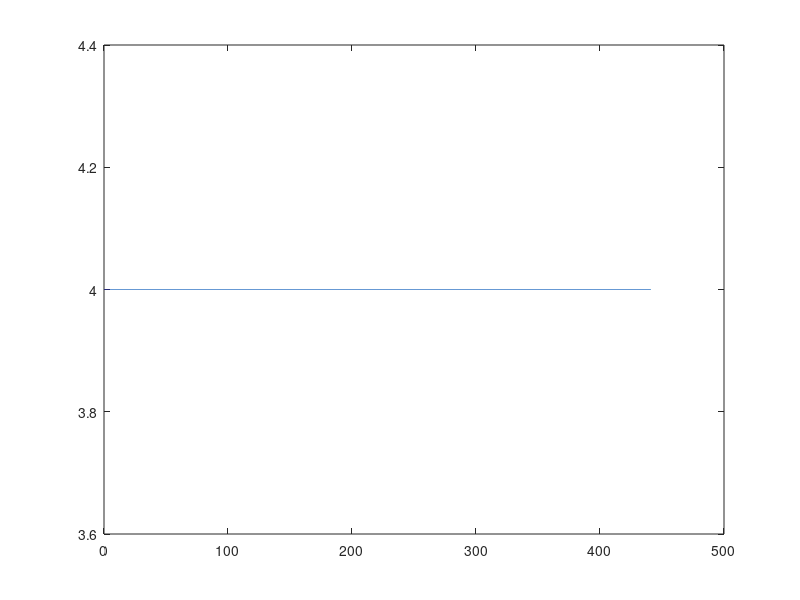

This figure's MATLAB source: (Note: this script raises an error after producing the figure.)
close all;
Fs=44100;
tclip=10e-3;
nos=Fs*tclip;
tpoints=0:10e-3:nos;
x=cos(2*pi*500*tpoints)+cos(2*pi*700*tpoints)+cos(2*pi*2700*tpoints)+cos(2*pi*1700*tpoints);
figure(1)
plot(tpoints,x);
figure(2)
cwt(x,'amor',seconds(1/Fs));
colormap(pink)
[cfs,perd]=cwt(x,'amor',seconds(1/Fs));
cfs=abs(cfs);
per=seconds(perd);
pcolor(tpoints,per,cfs);
set(gca,'yscale','log');
shading interp
figure(3)
pcolor(tpoints,per,cfs);
shading interp
figure(4)
[sst,f]=wsst(x,tpoints);
mesh(tpoints,f,abs(sst))
axis tight
view(2)
shading interp
figure(5)
[s,w,n] = fsst(x);

mesh(n,w/pi,abs(s))
shading interp
axis tight
view(2)



figure(6)

stft(x,Fs,'Window',kaiser(256,5),'OverlapLength',220,'FFTLength',512);